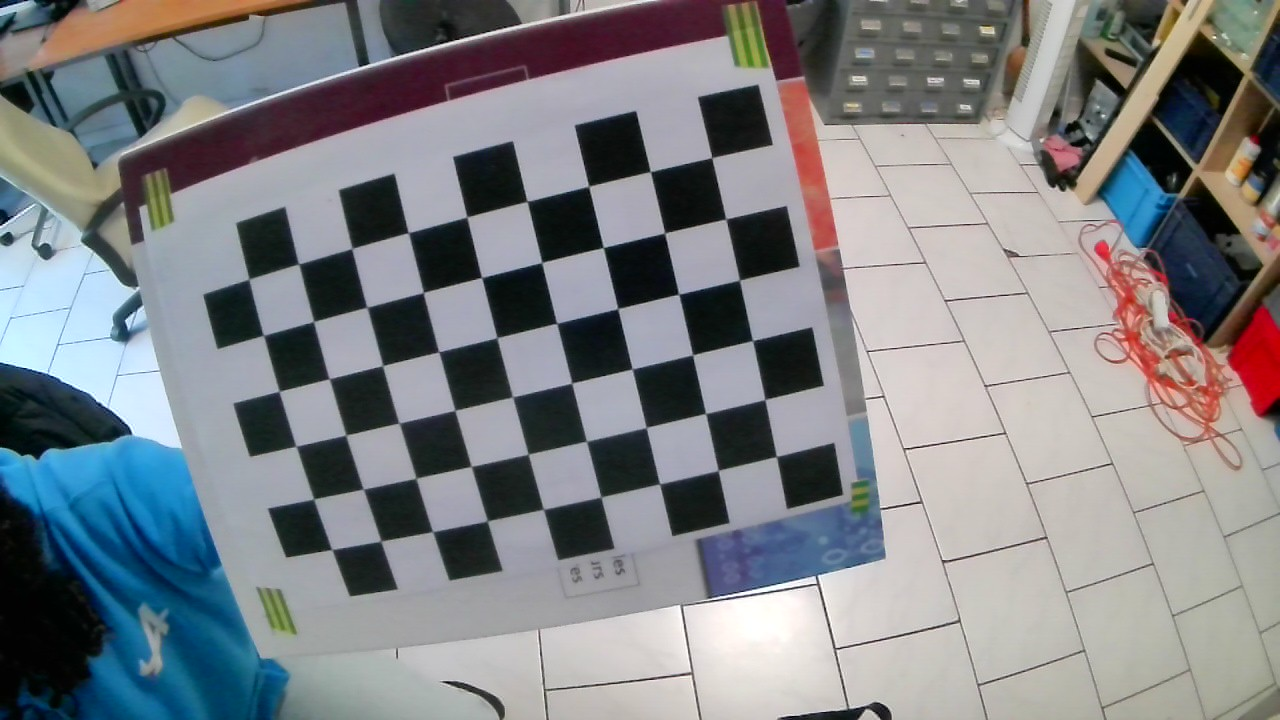
#> input picture Camera/MaVersion/calibration_images/WIN_20251208_12_06_23_Pro.jpg, 1280 x 720 px; its folder holds only this picture in this run
$ python matrice_antidistorsion.py
#> lines starting #> are read from the running program, lines starting #| are printed output that depends on the picture; after the words box and inside, x2 and y2 are one past the last pixel; in counts of white or black regions, pixels touching at a corner belong together
import cv2
import numpy as np
import glob

# Taille du damier (nombre de coins intérieurs)
chessboard_size = (9, 6)  # À adapter selon votre damier, faire -1 dans chaque sens

# Préparation des points 3D du damier
objp = np.zeros((chessboard_size[0] * chessboard_size[1], 3), np.float32)
objp[:, :2] = np.mgrid[0:chessboard_size[0], 0:chessboard_size[1]].T.reshape(-1, 2)

# Liste pour stocker les points 3D et 2D
objpoints = []
imgpoints = []

# Chargement des images du damier
images = glob.glob('calibration_images/*.jpg')  # À adapter selon l'extension

if not images:
    print("Aucune image trouvée dans le dossier 'calibration_images'.")
    exit()

for fname in images:
    img = cv2.imread(fname)
#> img is the input picture: shape (720, 1280, 3); mean B, G, R 133.4, 130, 127.4
    gray = cv2.cvtColor(img, cv2.COLOR_BGR2GRAY)
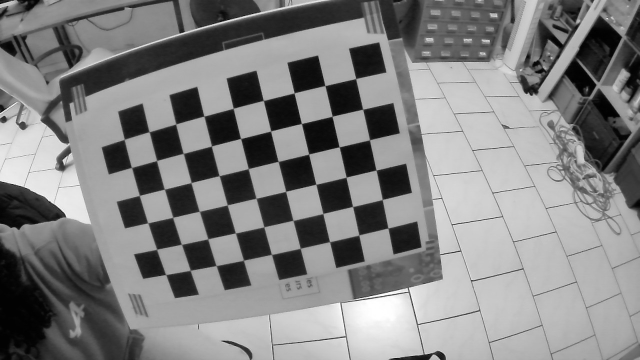
#> gray: shape (720, 1280) (shown at 1/2 size); min 0, max 255, mean 129.6

    # Détection des coins du damier
    ret, corners = cv2.findChessboardCorners(gray, chessboard_size, None)
#> ret = True; corners = 54 rows, first 8: [773, 454], [718.2, 470.4], [660.4, 483.4], [600.9, 497.1], [543.6, 509.1], [487.3, 520.7], [432.5, 531.4], [380.3, 540.4]

    if ret:
        objpoints.append(objp)
        corners2 = cv2.cornerSubPix(gray, corners, (11, 11), (-1, -1),
                                    (cv2.TERM_CRITERIA_EPS + cv2.TERM_CRITERIA_MAX_ITER, 30, 0.001))
#> corners2 = 54 rows, first 8: [776.4, 456.5], [718.2, 470.5], [659.6, 483.8], [600.9, 497], [543.4, 509.3], [487.4, 521], [432.7, 531.6], [380.9, 541.1]
        imgpoints.append(corners2)

        # Dessiner les coins détectés pour vérification
        cv2.drawChessboardCorners(img, chessboard_size, corners2, ret)
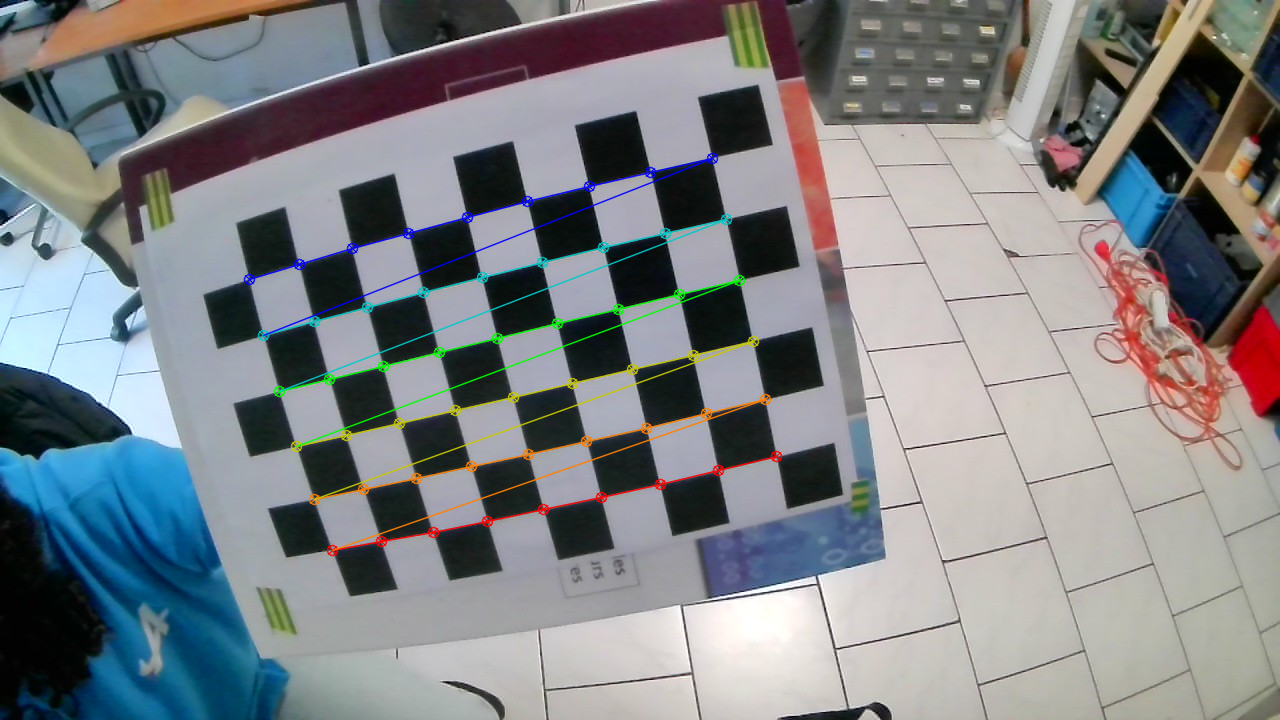
#> img: shape (720, 1280, 3); 2.07% of pixels changed, all inside (x1, y1, x2, y2) = (243, 152, 783, 557)
        cv2.imshow('Damier détecté', img)
        cv2.waitKey(500)

cv2.destroyAllWindows()

# Étalonnage de la caméra
ret, mtx, dist, rvecs, tvecs = cv2.calibrateCamera(objpoints, imgpoints, gray.shape[::-1], None, None)
#> ret = 0.218; mtx = [[185.9, 0, 617.9], [0, 179.4, 431.8], [0, 0, 1]]; dist = [[-0.0186, 0.000823, -0.00767, -0.000405, -6.73e-05]]; rvecs = ([0.0091, -0.0535, 2.91],); tvecs = ([2.64, 0.439, 3.05],)

# Sauvegarde des paramètres
np.savez('calibration_data.npz', mtx=mtx, dist=dist)
print("Étalonnage terminé. Matrice et coefficients sauvegardés dans 'calibration_data.npz'.")

$ run again, on Camera/MaVersion/calibration_images/WIN_20251208_12_06_32_Pro.jpg
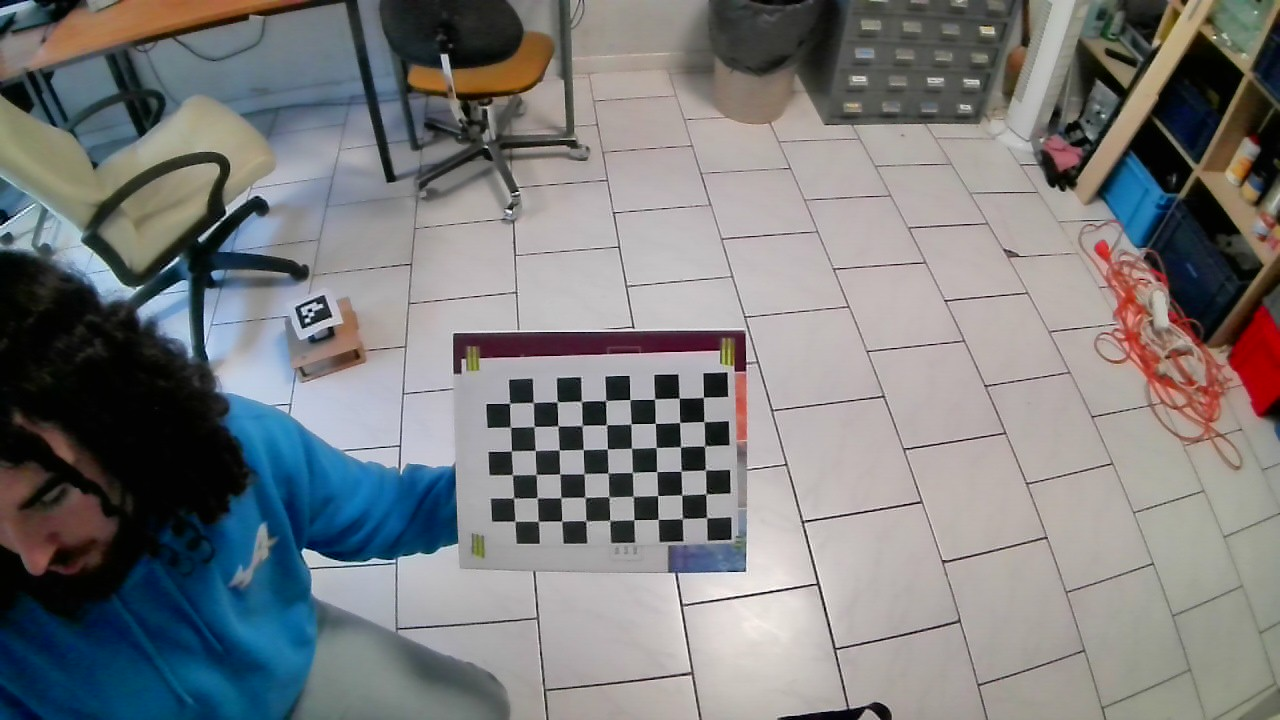
#> input picture Camera/MaVersion/calibration_images/WIN_20251208_12_06_32_Pro.jpg, 1280 x 720 px
#> img is the input picture: shape (720, 1280, 3); mean B, G, R 125.1, 124, 123.1
#> `gray = cv2.cvtColor(img, cv2.COLOR_BGR2GRAY)`:
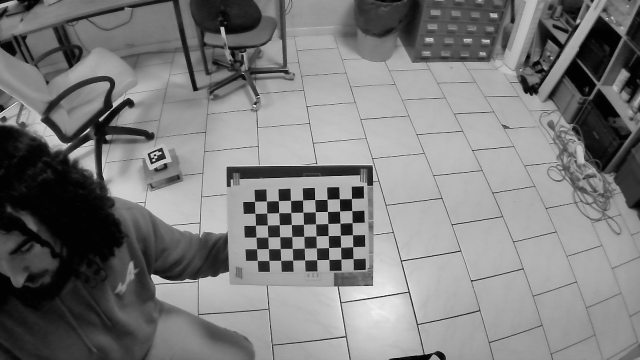
#> gray: shape (720, 1280) (shown at 1/2 size); min 0, max 254, mean 123.9
#> `ret, corners = cv2.findChessboardCorners(gray, chessboard_size, None)`: ret = True; corners = 54 rows, first 8: [706.8, 517.6], [682.1, 519.4], [658.1, 519.3], [634, 519.5], [609.5, 519.8], [585.8, 520.4], [561.7, 520.7], [538, 521]
#> corners2 = 54 rows, first 8: [706.6, 517.6], [682.4, 518.5], [658.1, 519.3], [633.9, 519.7], [609.8, 520.5], [585.8, 520.8], [561.8, 521.1], [538.3, 521.3]
#> `cv2.drawChessboardCorners(img, chessboard_size, corners2, ret)`:
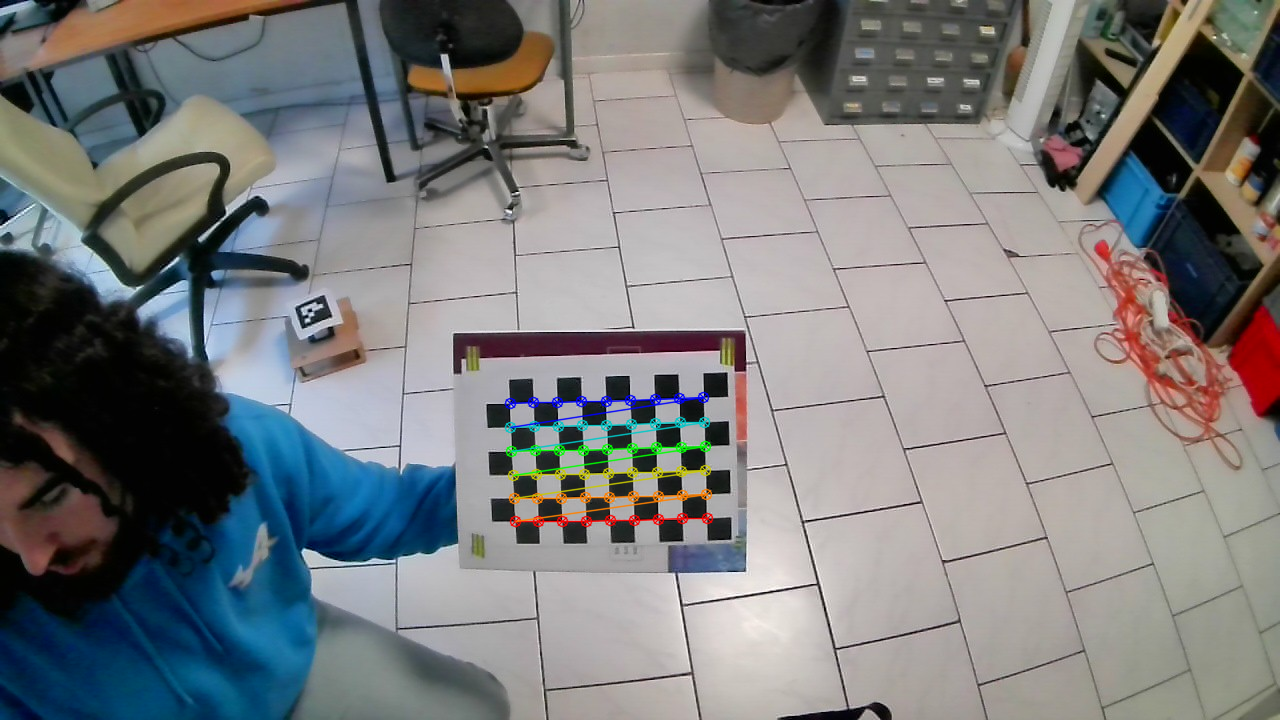
#> img: shape (720, 1280, 3); 1.12% of pixels changed, all inside (x1, y1, x2, y2) = (504, 391, 714, 528)
#> `ret, mtx, dist, rvecs, tvecs = cv2.calibrateCamera(objpoints, imgpoint..`: ret = 0.157; mtx = [[465.5, 0, 624.6], [0, 461.2, 298.9], [0, 0, 1]]; dist = [[-0.192, 0.328, 0.0188, -0.00619, -0.592]]; rvecs = ([0.0688, 0.0199, 3.1],); tvecs = ([3.41, 9.02, 18.79],)

$ run again, on Camera/MaVersion/calibration_images/WIN_20251208_12_06_34_Pro.jpg
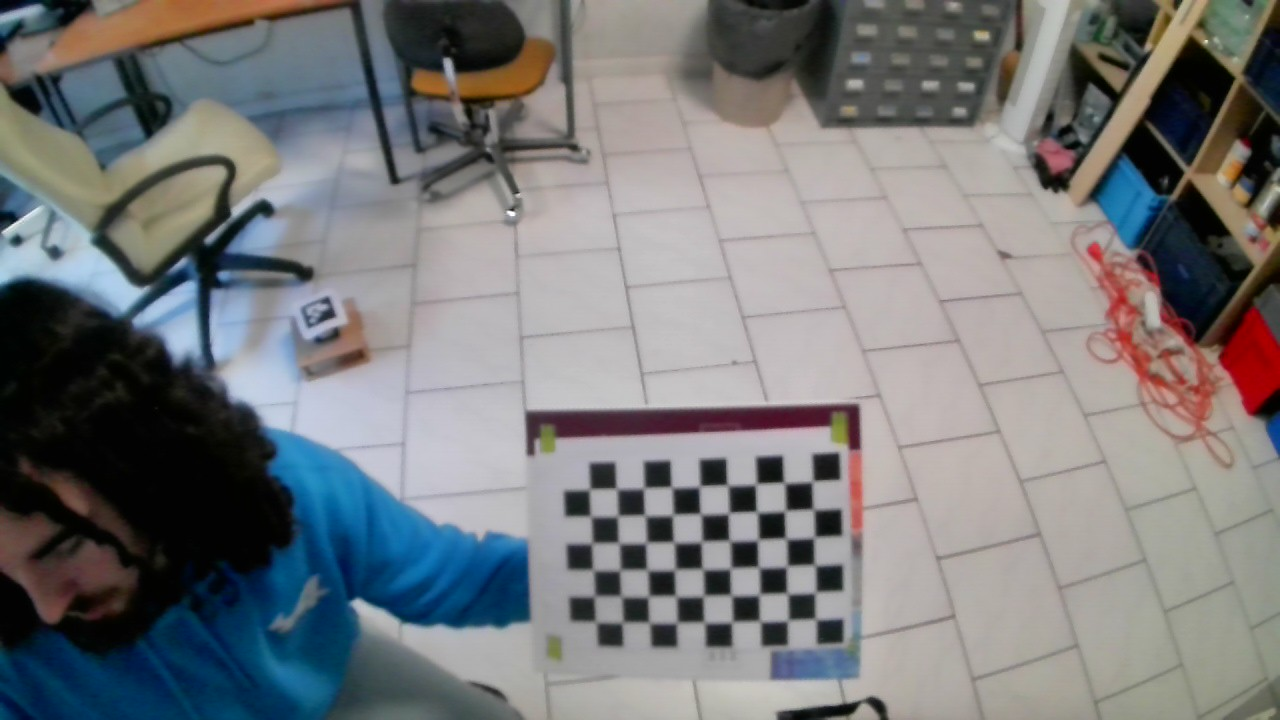
#> input picture Camera/MaVersion/calibration_images/WIN_20251208_12_06_34_Pro.jpg, 1280 x 720 px
#> img is the input picture: shape (720, 1280, 3); mean B, G, R 122.9, 121.3, 120.2
#> `gray = cv2.cvtColor(img, cv2.COLOR_BGR2GRAY)`:
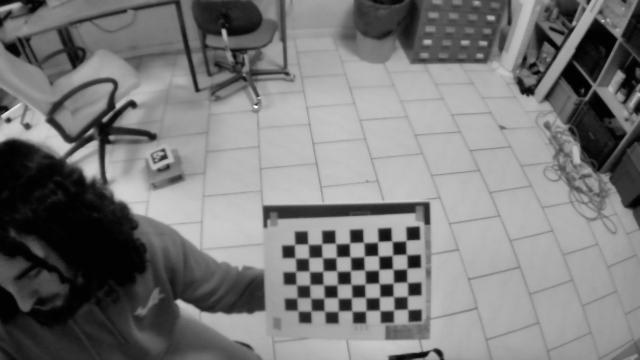
#> gray: shape (720, 1280) (shown at 1/2 size); min 0, max 255, mean 121.2
#> `ret, corners = cv2.findChessboardCorners(gray, chessboard_size, None)`: ret = True; corners = 54 rows, first 8: [814, 617], [791, 619], [758, 619], [735, 621], [703, 620], [677, 623], [649.5, 623], [623, 622.5]
#> corners2 = 54 rows, first 8: [815.6, 619.1], [787.8, 620.5], [759.9, 621.1], [732.1, 622], [704.2, 622.3], [676.9, 622.6], [649.2, 622.6], [622.6, 622.4]
#> `cv2.drawChessboardCorners(img, chessboard_size, corners2, ret)`:
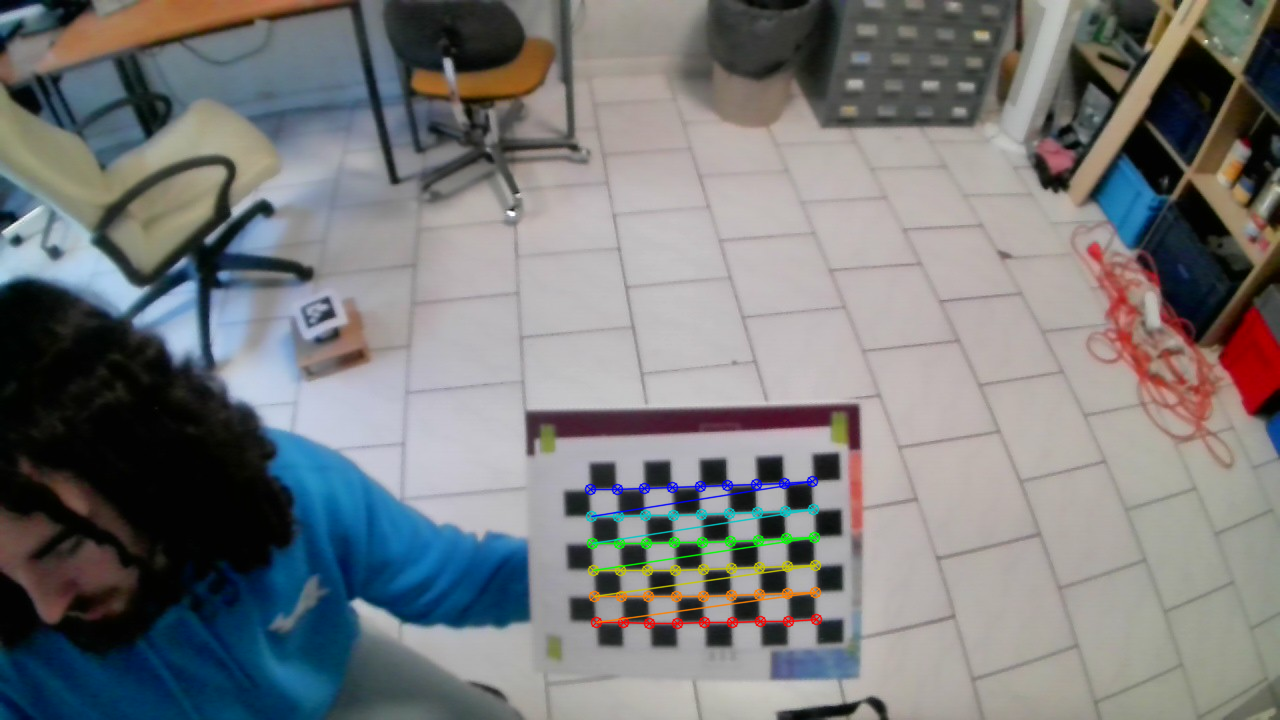
#> img: shape (720, 1280, 3); 1.22% of pixels changed, all inside (x1, y1, x2, y2) = (584, 475, 823, 630)
#> `ret, mtx, dist, rvecs, tvecs = cv2.calibrateCamera(objpoints, imgpoint..`: ret = 0.131; mtx = [[955.5, 0, 584.2], [0, 954.3, 327.4], [0, 0, 1]]; dist = [[-0.57, 0.591, 0.014, 0.0209, -0.625]]; rvecs = ([0.362, 0.182, 3.06],); tvecs = ([8.12, 10.32, 31.88],)
